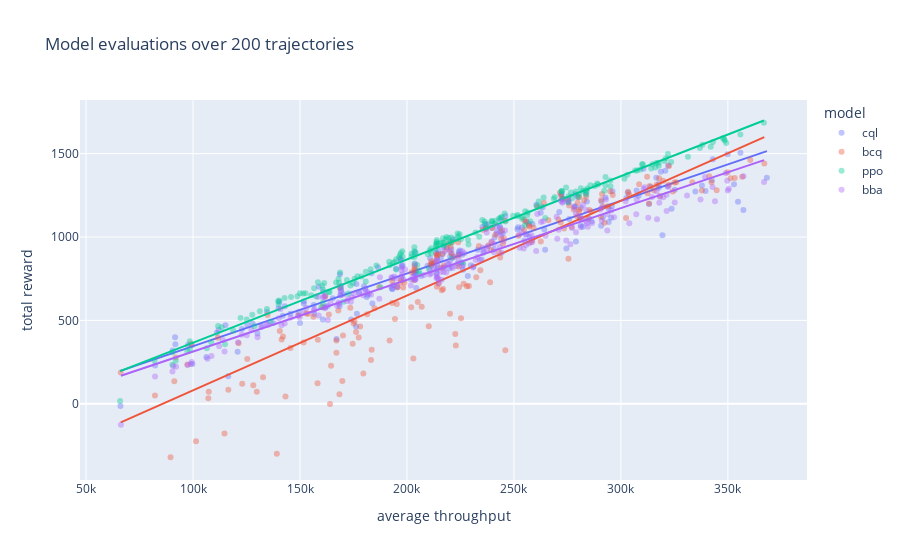

Write notebook code for a chart like this one.
### Code cell
px.scatter(summary_df, x="average throughput", y="total reward", color="model", opacity=0.4, trendline="ols",
        title="Model evaluations over 200 trajectories")

### Figure 1 — Plotly figure (JSON) as saved in the notebook; plotly's stock layout.template omitted (floating-point values rounded to 4 significant figures; data arrays with more than 128 entries replaced by an {"elided": "..."} marker saying what was removed)
{"data": [{"hovertemplate": "model=cql<br>average throughput=%{x}<br>total reward=%{y}<extra></extra>", "legendgroup": "cql", "marker": {"color": "#636efa", "opacity": 0.4, "symbol": "circle"}, "mode": "markers", "name": "cql", "orientation": "v", "showlegend": true, "type": "scatter", "x": {"elided": "200 float values"}, "xaxis": "x", "y": {"elided": "200 float values"}, "yaxis": "y"}, {"hovertemplate": "<b>OLS trendline</b><br>total reward = 0.00436111 * average throughput + -90.9162<br>R<sup>2</sup>=0.916228<br><br>model=cql<br>average throughput=%{x}<br>total reward=%{y} <b>(trend)</b><extra></extra>", "legendgroup": "cql", "marker": {"color": "#636efa", "symbol": "circle"}, "mode": "lines", "name": "cql", "showlegend": false, "type": "scatter", "x": {"elided": "200 float values"}, "xaxis": "x", "y": {"elided": "200 float values"}, "yaxis": "y"}, {"hovertemplate": "model=bcq<br>average throughput=%{x}<br>total reward=%{y}<extra></extra>", "legendgroup": "bcq", "marker": {"color": "#EF553B", "opacity": 0.4, "symbol": "circle"}, "mode": "markers", "name": "bcq", "orientation": "v", "showlegend": true, "type": "scatter", "x": {"elided": "200 float values"}, "xaxis": "x", "y": {"elided": "200 float values"}, "yaxis": "y"}, {"hovertemplate": "<b>OLS trendline</b><br>total reward = 0.00568379 * average throughput + -487.269<br>R<sup>2</sup>=0.845507<br><br>model=bcq<br>average throughput=%{x}<br>total reward=%{y} <b>(trend)</b><extra></extra>", "legendgroup": "bcq", "marker": {"color": "#EF553B", "symbol": "circle"}, "mode": "lines", "name": "bcq", "showlegend": false, "type": "scatter", "x": {"elided": "200 float values"}, "xaxis": "x", "y": {"elided": "200 float values"}, "yaxis": "y"}, {"hovertemplate": "model=ppo<br>average throughput=%{x}<br>total reward=%{y}<extra></extra>", "legendgroup": "ppo", "marker": {"color": "#00cc96", "opacity": 0.4, "symbol": "circle"}, "mode": "markers", "name": "ppo", "orientation": "v", "showlegend": true, "type": "scatter", "x": {"elided": "200 float values"}, "xaxis": "x", "y": {"elided": "200 float values"}, "yaxis": "y"}, {"hovertemplate": "<b>OLS trendline</b><br>total reward = 0.0049965 * average throughput + -133.774<br>R<sup>2</sup>=0.984779<br><br>model=ppo<br>average throughput=%{x}<br>total reward=%{y} <b>(trend)</b><extra></extra>", "legendgroup": "ppo", "marker": {"color": "#00cc96", "symbol": "circle"}, "mode": "lines", "name": "ppo", "showlegend": false, "type": "scatter", "x": {"elided": "200 float values"}, "xaxis": "x", "y": {"elided": "200 float values"}, "yaxis": "y"}, {"hovertemplate": "model=bba<br>average throughput=%{x}<br>total reward=%{y}<extra></extra>", "legendgroup": "bba", "marker": {"color": "#ab63fa", "opacity": 0.4, "symbol": "circle"}, "mode": "markers", "name": "bba", "orientation": "v", "showlegend": true, "type": "scatter", "x": {"elided": "200 float values"}, "xaxis": "x", "y": {"elided": "200 float values"}, "yaxis": "y"}, {"hovertemplate": "<b>OLS trendline</b><br>total reward = 0.0043018 * average throughput + -116.931<br>R<sup>2</sup>=0.954599<br><br>model=bba<br>average throughput=%{x}<br>total reward=%{y} <b>(trend)</b><extra></extra>", "legendgroup": "bba", "marker": {"color": "#ab63fa", "symbol": "circle"}, "mode": "lines", "name": "bba", "showlegend": false, "type": "scatter", "x": {"elided": "200 float values"}, "xaxis": "x", "y": {"elided": "200 float values"}, "yaxis": "y"}], "layout": {"legend": {"title": {"text": "model"}, "tracegroupgap": 0}, "title": {"text": "Model evaluations over 200 trajectories"}, "xaxis": {"anchor": "y", "domain": [0, 1], "title": {"text": "average throughput"}}, "yaxis": {"anchor": "x", "domain": [0, 1], "title": {"text": "total reward"}}}}
